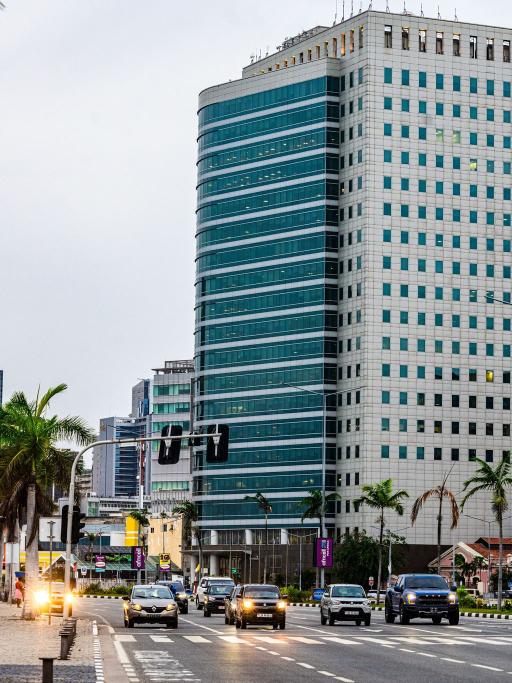
#> input picture src/assets/hero/luanda-1024.jpg, 1024 x 1365 px (shown at 1/2 size)
$ python make-hero-images.py ../src/assets/hero/luanda-1024.jpg ../src/assets/hero/luanda-1600.jpg ../src/assets/hero/luanda-1600.jpg
#> lines starting #> are read from the running program, lines starting #| are printed output that depends on the picture
"""Generate responsive hero images from the Pexels originals.

Usage: python3 -I scripts/make-hero-images.py LANDSCAPE.jpg PORTRAIT.jpg src/assets/hero

Landscape: Pexels 15403008 (countryside road, Angola). Portrait: Pexels 37382237 (Luanda boulevard).
Both under the Pexels licence (https://www.pexels.com/license/).
"""
import sys
from pathlib import Path

from PIL import Image


def save(im: Image.Image, out: Path, stem: str, width: int) -> None:
    h = round(im.height * width / im.width)
    r = im.resize((width, h), Image.LANCZOS)
    r.save(out / f"{stem}-{width}.webp", "WEBP", quality=78, method=6)
    r.save(out / f"{stem}-{width}.jpg", "JPEG", quality=80, progressive=True, optimize=True)


def crop_ratio(im: Image.Image, ratio: float) -> Image.Image:
    """Centre-crop to width/height == ratio."""
    w, h = im.size
    if w / h > ratio:
        nw = round(h * ratio)
        return im.crop(((w - nw) // 2, 0, (w - nw) // 2 + nw, h))
    nh = round(w / ratio)
    return im.crop((0, (h - nh) // 2, w, (h - nh) // 2 + nh))


def main() -> None:
    landscape, portrait, out = Path(sys.argv[1]), Path(sys.argv[2]), Path(sys.argv[3])
    out.mkdir(parents=True, exist_ok=True)
    road = Image.open(landscape).convert("RGB")
#> road is the input picture: PIL image 1024x1365 RGB; mean R, G, B 140.7, 150, 151.4
    for w in (640, 1024, 1600, 2560):
        save(road, out, "road", w)
#> this loop made 4 passes
#> pass 1, in save, `r = im.resize((width, h), Image.LANCZOS)`:
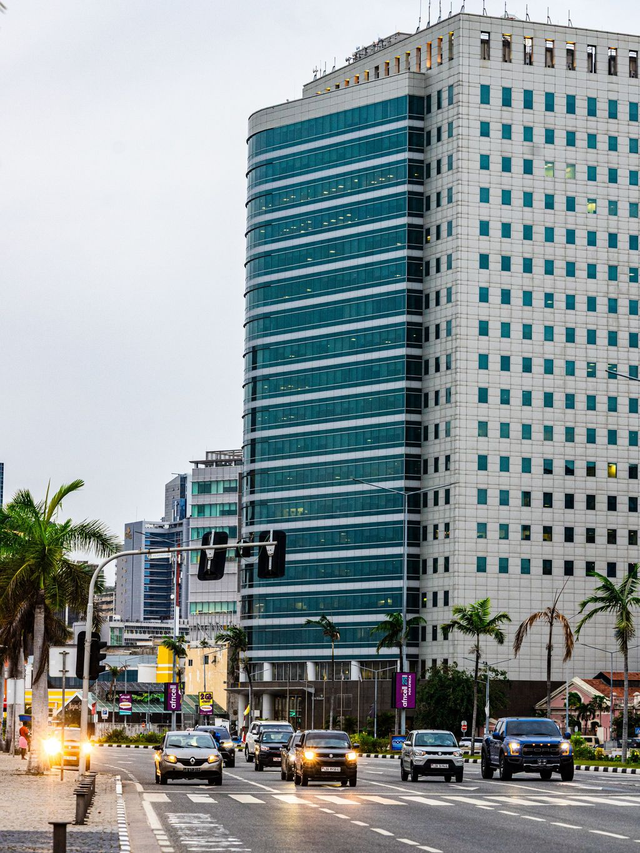
#> r: PIL image 640x853 RGB; mean R, G, B 140.7, 150.1, 151.4
    luanda = crop_ratio(Image.open(portrait).convert("RGB"), 3 / 4)
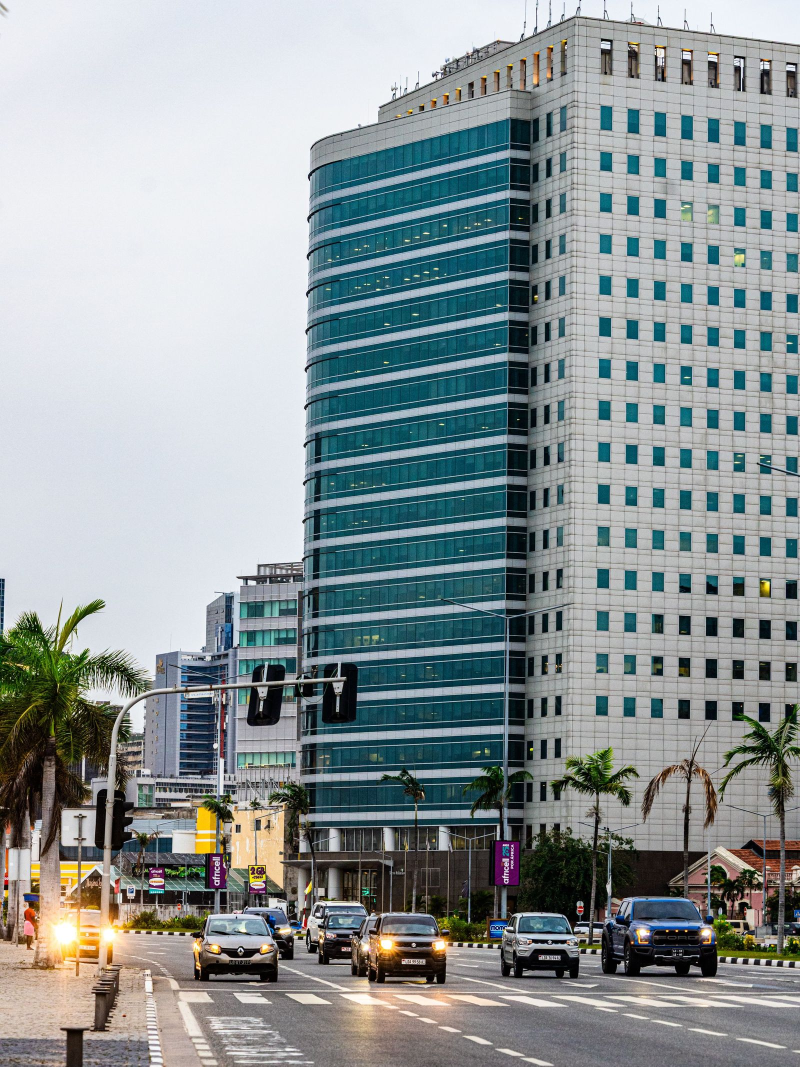
#> input picture src/assets/hero/luanda-1600.jpg, 1600 x 2133 px (shown at 1/2 size)
#> in crop_ratio, `w, h = im.size`: w = 1600; h = 2133
#> in crop_ratio, `nw = round(h * ratio)`: nw = 1600
#> in crop_ratio, returned value is the input picture: PIL image 1600x2133 RGB; mean R, G, B 140.6, 150, 151.4
    for w in (640, 1024, 1600):
        save(luanda, out, "luanda", w)


if __name__ == "__main__":
    main()
